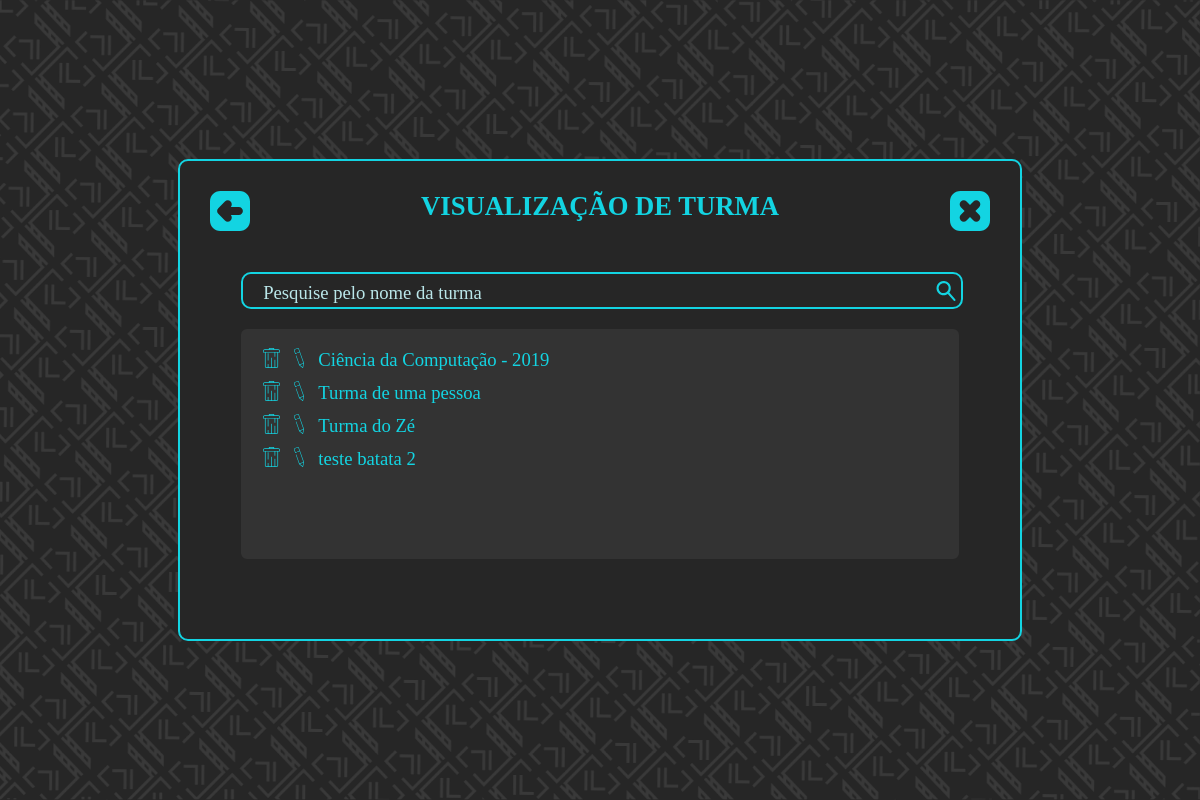
Page /pages/class/show_class (signed in) on the earlier database version.
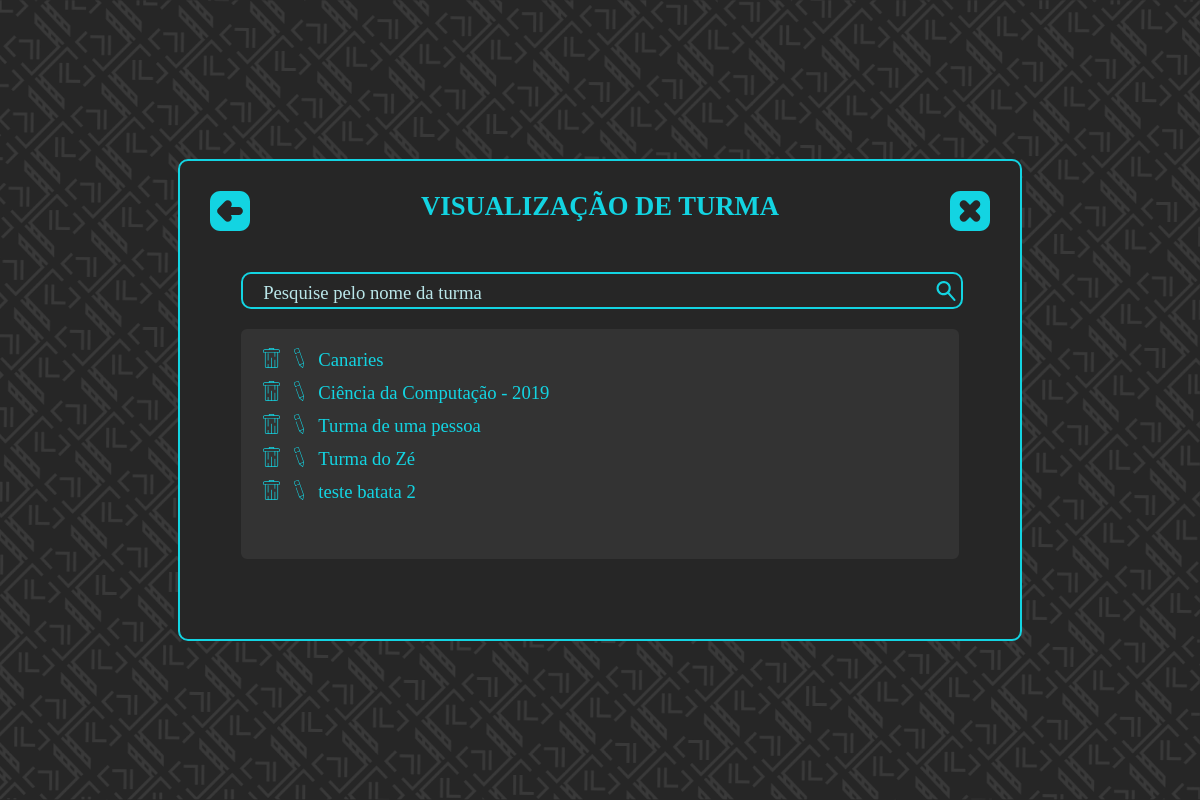
Same page on the later database version.
### tables this page shows
CREATE TABLE turma (
    id_turma   INTEGER      PRIMARY KEY AUTOINCREMENT
                            NOT NULL,
    nome_turma VARCHAR (60) NOT NULL,
    nome_curso VARCHAR (60),
    id_usuario INTEGER      REFERENCES usuario (id_usuario) 
);

### pages/class/show_class/index.php (the view, shortened to what this page needs)
<!DOCTYPE html>
<html lang="pt-br">
  <head>
    <link rel="stylesheet" type="text/css" href="../../../styles/styles.css">
  </head>
  <body>
    <?php
      function getClass($id_user){
      	try{
      		$pdo = new PDO('sqlite:'.$_SESSION['absolute_path_base'].'src/database/database.db');
      		$statement = $pdo->query("SELECT * FROM turma WHERE id_usuario='".$id_user."' ORDER BY nome_turma");
      		$rows = $statement->fetchAll(PDO::FETCH_ASSOC);
      	}catch(PDOException $e){
      		$rows = 0;
      		echo "<pre>";
      		echo $e;
      		echo "</pre>";
      	}
      	return $rows;
      }
      $rows = getClass($_SESSION['id_user']);
      ?>
    <section class="window">
      <div class="container all">
        <div class="title">VISUALIZAÇÃO DE TURMA</div>
        <div class="inner_container">
          <?php
            for ($i = 0; $i < count($rows); $i++) {
              $tr_id[] = "'".strtolower(str_replace(' ','',$rows[$i]['nome_turma']))."'";
            }
           ?>
          <div class="span_input_search">
            <input placeholder="Pesquise pelo nome da turma" type="text" class="input_number inner align_left" id="search" onkeyup="search([<?php echo implode(',', $tr_id); ?>])">
            <label class="search_label" for="search" class="">
            <img class="search_svg" src="../../../assets/Icons/pesquisar.svg">
          </label>
         </div>
          <?php
            echo '<div class="divList">';
            echo '<table class="view_table">';
            echo '<tbody>';
          	for ($i = 0; $i < count($rows); $i++) {
            echo '<tr id="'.str_replace("'", "",$tr_id[$i]).'">';
            echo '<td>';
            echo '<a onclick="return confirm(\'Deseja realmente apagar '. $rows[$i]["nome_turma"].'?\');" href="delete_class/settings.php?id_class='.$rows[$i]['id_turma'].'"><img src="../../../assets/Icons/excluir.svg" height=20></a>';
            echo '</td>';
            echo '<td>';
          	echo '<a href="edit_class?id_class='.$rows[$i]['id_turma'].'"><img src="../../../assets/Icons/editar.svg" height=20></a>';
            echo '</td>';
            echo '<td>';
          	echo $rows[$i]['nome_turma'];
            echo '</td>';
            echo '</tr>';
          	}
            echo '</tbody>';
            echo '</table>';
            echo '</div>';
          ?>
        </div>
        <a href='../../menu'><img src="../../../assets/Icons/voltar.svg" class="icon_voltar"></a>
        <a href='desconectar.php' onclick="return confirm('Tem certeza que deseja sair?')"><img src="../../../assets/Icons/fechar.svg" class="icon_fechar"></a>
      </div>
    </section>
  </body>
</html>

Differences in the rows shown:
added turma: nome_turma "Canaries"
